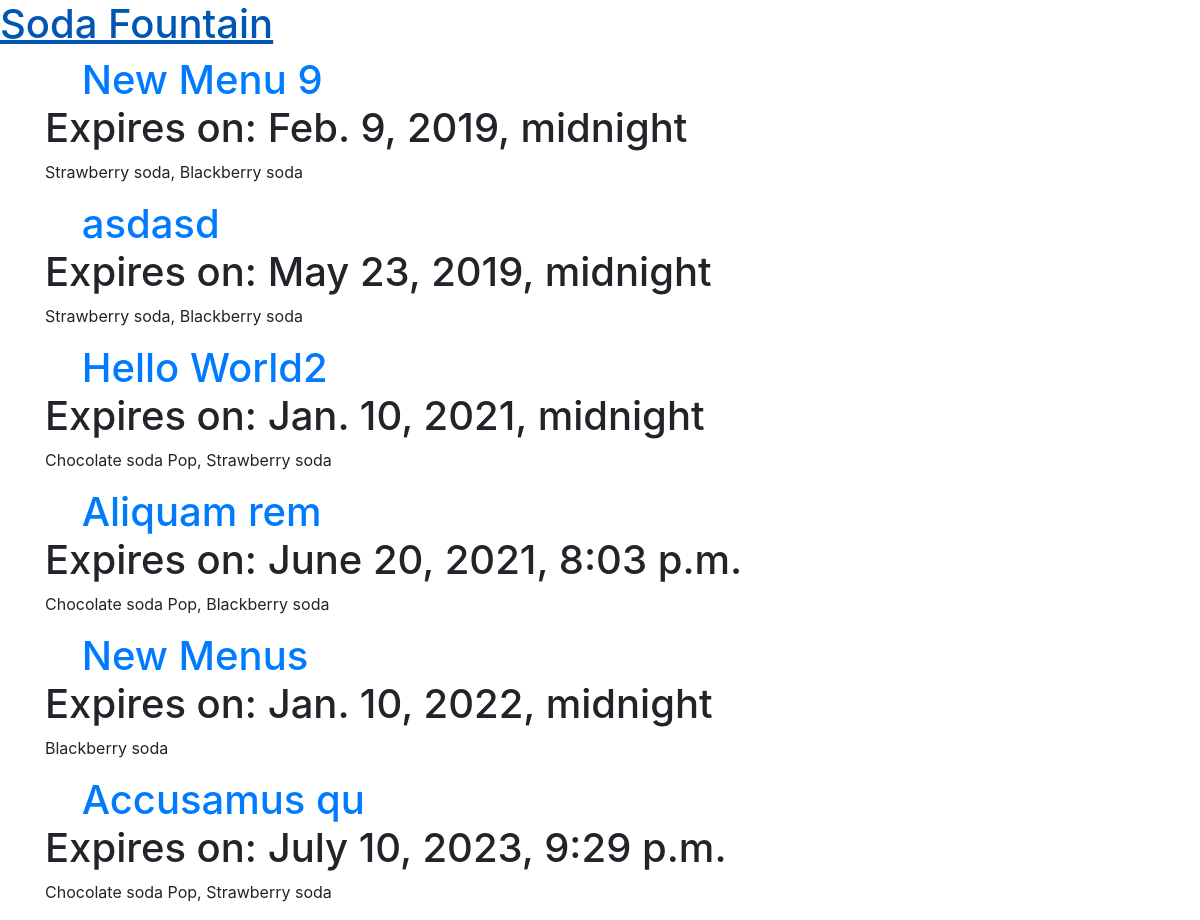
The app's page / (signed in) with its own data.
### menu/models.py (models this page shows, shortened)
class Menu(models.Model):
    season = models.CharField(max_length=20)
    items = models.ManyToManyField('Item', related_name='items')
    created_date = models.DateTimeField(
            default=timezone.now)
    expiration_date = models.DateTimeField(
            blank=True, null=True)

class Item(models.Model):
    name = models.CharField(max_length=200)
    description = models.TextField()
    chef = models.ForeignKey(User, on_delete=models.CASCADE)
    created_date = models.DateTimeField(
            default=timezone.now)
    standard = models.BooleanField(default=False)
    ingredients = models.ManyToManyField('Ingredient', related_name='ingredients')
    def __str__(self):
        return self.name

### menu/views.py (the view)
# urls.py: path('', views.menu_list, name='menu_list'),
def menu_list(request):
    menus = Menu.objects.all().filter(expiration_date__gte=timezone.now()).order_by('expiration_date').prefetch_related('items')
    return render(request, 'menu/list_all_current_menus.html', {'menus': menus})

### templates/menu/list_all_current_menus.html (shortened to what this page needs)
{% extends "base.html" %}
{% load static %}
{% block content %}
    <div class="row">
        <div class="col-md-8">
            <div class="post">
                {% for menu in menus %}
                    <h1>
                        {% if user.is_authenticated %}
                            <a class="btn btn-default" href="{% url 'menu_edit' pk=menu.pk %}"></a>
                        {% endif %}
                        <a href="{% url 'menu_detail' pk=menu.pk %}">{{ menu.season }}</a>
                        {% if menu.expiration_date %}
                            <div class="date">
                                Expires on: {{ menu.expiration_date }}
                            </div>
                        {% endif %}
                    </h1>
                    <p>{{ menu.items.all|join:", "}}</p>
                {% endfor %}
            </div>
        </div>
    </div>
{% endblock %}

### records on screen
Menu: season "New Menu 9", expiration_date "Feb. 9, 2019, midnight", items.all "Strawberry soda, Blackberry soda"
Menu: season "asdasd", expiration_date "May 23, 2019, midnight", items.all "Strawberry soda, Blackberry soda"
Menu: season "Hello World2", expiration_date "Jan. 10, 2021, midnight", items.all "Chocolate soda Pop, Strawberry soda"
Menu: season "Aliquam rem", expiration_date "June 20, 2021, 8:03 p.m.", items.all "Chocolate soda Pop, Blackberry soda"
Menu: season "New Menus", expiration_date "Jan. 10, 2022, midnight", items.all "Blackberry soda"
Menu: season "Accusamus qu", expiration_date "July 10, 2023, 9:29 p.m.", items.all "Chocolate soda Pop, Strawberry soda"
